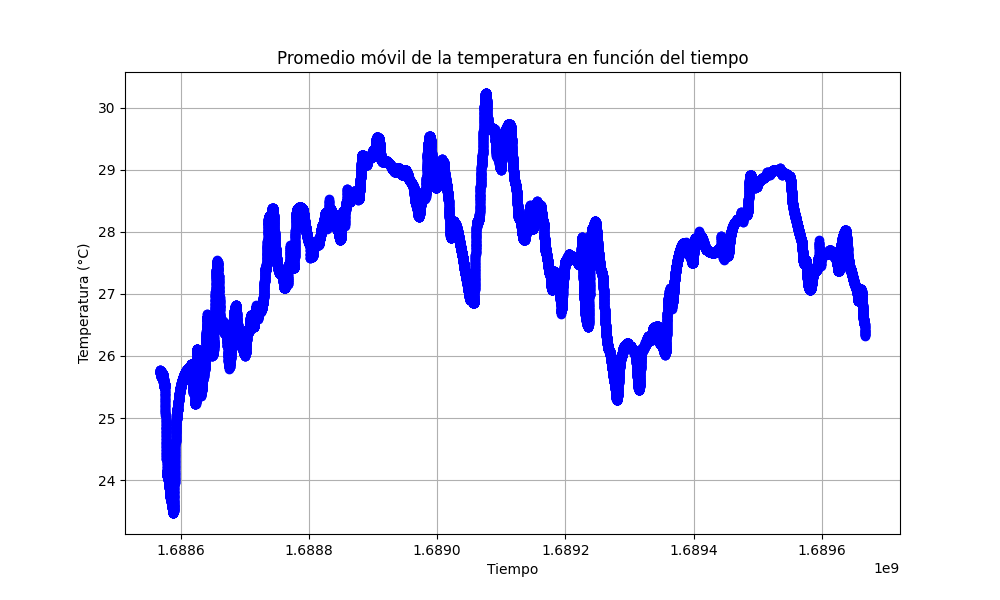

Source code (Python):
# Importa las bibliotecas necesarias para la manipulación de datos y la visualización.
import matplotlib.pyplot as plt
import pandas as pd
import os


# Define una función para trazar la temperatura frente al tiempo.
def plot_temperature_vs_time(data):
    # Crea un DataFrame de Pandas para facilitar el manejo de los datos.
    df = pd.DataFrame(data, columns=[
        "_id._bsontype", "_id.id.0", "_id.id.1", "_id.id.2", "_id.id.3", "_id.id.4", "_id.id.5", "_id.id.6", "_id.id.7",
        "_id.id.8",
        "_id.id.9", "_id.id.10", "_id.id.11", "_id.id.offset", "_id.generationTime", "timestamp", "panID", "sensorNode",
        "temperatureSHT31",
        "humiditySHT31", "co2eqIAQ", "tvocIAQ", "co2SCD41", "temperatureSCD41", "humiditySCD41", "pm1ugSPS30",
        "pm25ugSPS30", "pm4ugSPS30",
        "pm10ugSPS30", "pm05cmSPS30", "pm1cmSPS30", "pm25cmSPS30", "pm4cmSPS30", "pm10cmSPS30", "particleSizeSPS30"
    ])

    # Calcula el promedio móvil de la temperatura con una ventana de 100 puntos de datos.
    df['temperatureSHT31_MA'] = df['temperatureSHT31'].rolling(window=100).mean()

    # Genera un gráfico del promedio móvil de la temperatura en función del tiempo.
    plt.figure(figsize=(10, 6))
    plt.plot(df['timestamp'], df['temperatureSHT31_MA'], marker='o', linestyle='-', color='b')
    plt.title('Promedio móvil de la temperatura en función del tiempo')
    plt.xlabel('Tiempo')
    plt.ylabel('Temperatura (°C)')
    plt.grid(True)
    plt.savefig('grafica.png')

# Comprueba si el script se está ejecutando directamente.
if __name__ == "__main__":
    # Define el nombre del archivo.
    file_name = "SensorData.csv"

    try:
        # Intenta leer el archivo CSV y generar el gráfico.
        data = pd.read_csv(file_name)
        plot_temperature_vs_time(data)
    except FileNotFoundError:
        # Imprime un mensaje de error si el archivo no se encuentra.
        print("Error: Archivo no encontrado.")
    except Exception as e:
        # Imprime un mensaje de error si ocurre cualquier otro error.
        print(f"Error: {e}")
